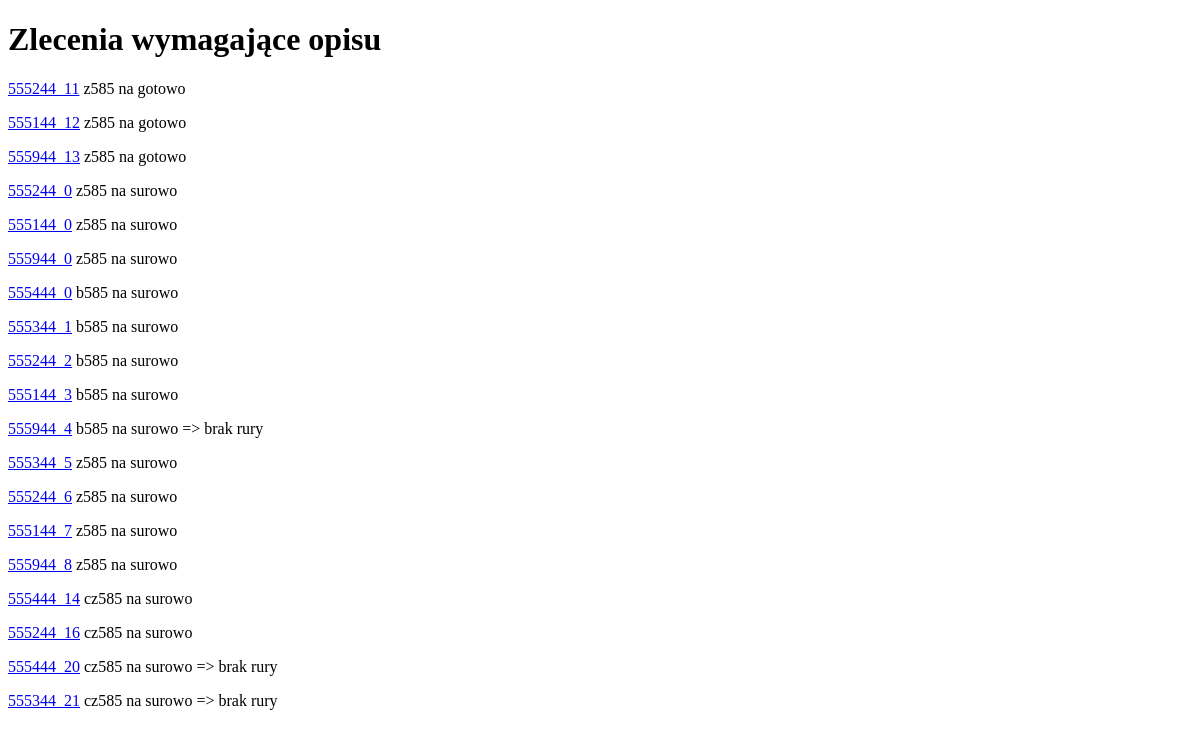
The page /manage-orders-to-describe (signed in) on the database as committed earlier.
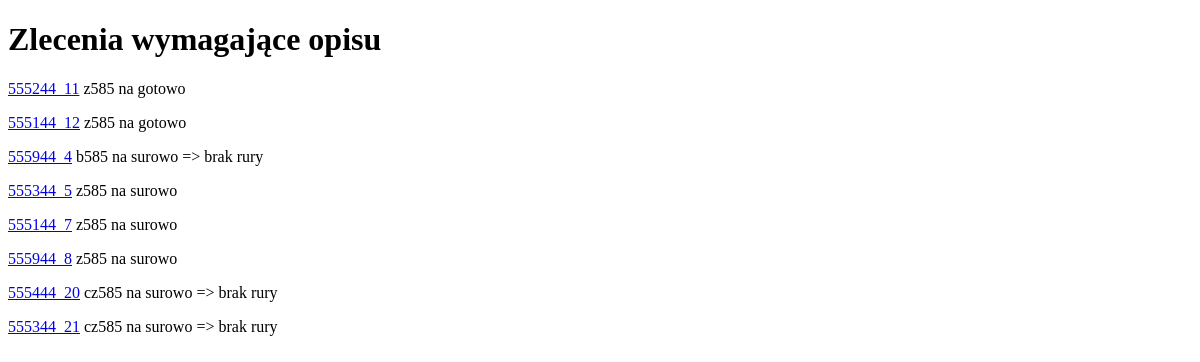
The same page on the database as committed later.
### app.py (models this page shows, shortened)
class GoFutureTable(db.Model):
    id = db.Column(db.Integer, primary_key=True)
    place = db.Column(db.String(200), nullable=False, default='f')
    date = db.Column(db.String(200), nullable=False)
    type = db.Column(db.String(200), nullable=False)
    gold_color_type = db.Column(db.String(200), nullable=False)
    order_id = db.Column(db.String(200), nullable=False)
    pipe = db.Column(db.String(200), nullable=True)
    program = db.Column(db.String(200), nullable=True)
    r50 = db.Column(db.Float, nullable=False)
    r51 = db.Column(db.Float, nullable=False)
    r52 = db.Column(db.Float, nullable=False)
    r60 = db.Column(db.Float, nullable=False)
    r40 = db.Column(db.Float, nullable=False)
    r61 = db.Column(db.Float, nullable=False)
    r41 = db.Column(db.Float, nullable=False)
    r20 = db.Column(db.Float, nullable=False)
    p1 = db.Column(db.Float, nullable=False)
    p2 = db.Column(db.Float, nullable=False)
    p3 = db.Column(db.Float, nullable=False)
    p5 = db.Column(db.Float, nullable=False)
    code = db.Column(db.String(10000), nullable=False)
    date_created = db.Column(db.DateTime, default=datetime.utcnow)

### app.py (the view)
        def wrapper(*args, **kwargs):
            if role in session.get('role', 'brak'):
                print("username:", session.get("username", "logged out"))
                print("role:", session.get("role", "brak"))
                return original_function(*args, **kwargs)
            else:
                return redirect(url_for('login'))

### app.py (called while the page is built)
def access_required(role):
    def decorator_function(original_function):
        def wrapper(*args, **kwargs):
            if role in session.get('role', 'brak'):
                print("username:", session.get("username", "logged out"))
                print("role:", session.get("role", "brak"))
                return original_function(*args, **kwargs)
            else:
                return redirect(url_for('login'))
        wrapper.__name__ = original_function.__name__
        return wrapper
    return decorator_function

@app.route('/manage-orders-to-describe', methods=['POST', 'GET'])
@access_required("kierownik")
def manage_rings_to_describe():
    orders_to_describe = GoFutureTable.query.filter_by(place='k').order_by(GoFutureTable.type).all()
    return render_template('manage_rings_to_describe.html', orders_to_describe=orders_to_describe)

### templates/manage_rings_to_describe.html (shortened to what this page needs)
<!DOCTYPE html>
<html lang="en">
<head>
</head>
<body>
<h1> Zlecenia wymagające opisu </h1>
{% for order in orders_to_describe %}
    {% set program = order.program %}
    {% set pipe = order.pipe %}
    {% if program == "" %}
    <p><a href="http://10.0.0.2/move/zlecenie/{{ order.order_id }}/orders" target="_blank">{{ order.order_id }}</a> {{ order.gold_color_type }} {{ order.type }} => brak programu</p>
    {% elif pipe == "" %}
    <p><a href="http://10.0.0.2/move/zlecenie/{{ order.order_id }}/orders" target="_blank">{{ order.order_id }}</a> {{ order.gold_color_type }} {{ order.type }} => brak rury</p>
    {% else %}
    <p><a href="http://10.0.0.2/move/zlecenie/{{ order.order_id }}/orders" target="_blank">{{ order.order_id }}</a> {{ order.gold_color_type }} {{ order.type }}</p>
    {% endif %}
{% endfor %}
</body>
</html>

Rows that differ between the two databases and show on the page:
no longer on this page (row edited): GoFutureTable: order_id "555944_13", gold_color_type "z585", type "na gotowo"
no longer on this page (row edited): GoFutureTable: order_id "555244_0", gold_color_type "z585", type "na surowo"
no longer on this page (row edited): GoFutureTable: order_id "555144_0", gold_color_type "z585", type "na surowo"
no longer on this page (row edited): GoFutureTable: order_id "555944_0", gold_color_type "z585", type "na surowo"
no longer on this page (row edited): GoFutureTable: order_id "555444_0", gold_color_type "b585", type "na surowo"
no longer on this page (row edited): GoFutureTable: order_id "555344_1", gold_color_type "b585", type "na surowo"
no longer on this page (row edited): GoFutureTable: order_id "555244_2", gold_color_type "b585", type "na surowo"
no longer on this page (row edited): GoFutureTable: order_id "555144_3", gold_color_type "b585", type "na surowo"
no longer on this page (row edited): GoFutureTable: order_id "555244_6", gold_color_type "z585", type "na surowo"
no longer on this page (row edited): GoFutureTable: order_id "555444_14", gold_color_type "cz585", type "na surowo"
no longer on this page (row edited): GoFutureTable: order_id "555244_16", gold_color_type "cz585", type "na surowo"
